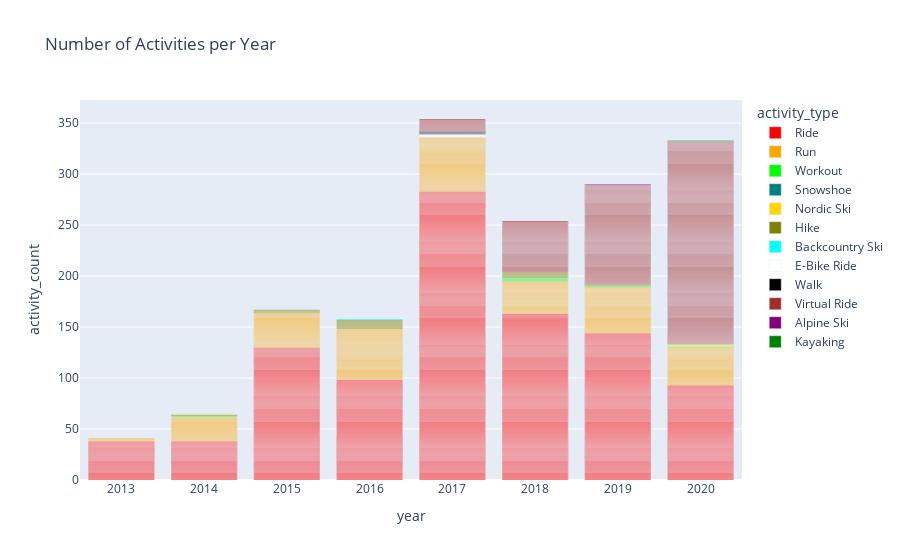

The code cell stored with this chart in its notebook:
### Code cell
fig = px.bar(data_strava, x="year", y="activity_count", color="activity_type", title="Number of Activities per Year",
                         color_discrete_sequence=["red","orange","lime","teal","gold","olive","cyan","white","black","brown","purple", "green", "blue", "yellow","goldenrod", "magenta"],
)
fig.show()

### Figure 1 — Plotly figure (JSON) as saved in the notebook; plotly's stock layout.template omitted (floating-point values rounded to 4 significant figures; data arrays with more than 128 entries replaced by an {"elided": "..."} marker saying what was removed)
{"data": [{"alignmentgroup": "True", "hovertemplate": "activity_type=Ride<br>year=%{x}<br>activity_count=%{y}<extra></extra>", "legendgroup": "Ride", "marker": {"color": "red"}, "name": "Ride", "offsetgroup": "Ride", "orientation": "v", "showlegend": true, "textposition": "auto", "type": "bar", "x": {"elided": "987 str values"}, "xaxis": "x", "y": {"elided": "987 int values"}, "yaxis": "y"}, {"alignmentgroup": "True", "hovertemplate": "activity_type=Run<br>year=%{x}<br>activity_count=%{y}<extra></extra>", "legendgroup": "Run", "marker": {"color": "orange"}, "name": "Run", "offsetgroup": "Run", "orientation": "v", "showlegend": true, "textposition": "auto", "type": "bar", "x": {"elided": "278 str values"}, "xaxis": "x", "y": {"elided": "278 int values"}, "yaxis": "y"}, {"alignmentgroup": "True", "hovertemplate": "activity_type=Workout<br>year=%{x}<br>activity_count=%{y}<extra></extra>", "legendgroup": "Workout", "marker": {"color": "lime"}, "name": "Workout", "offsetgroup": "Workout", "orientation": "v", "showlegend": true, "textposition": "auto", "type": "bar", "x": [" 2014", " 2018", " 2018", " 2018", " 2019", " 2020"], "xaxis": "x", "y": [1, 1, 1, 1, 1, 1], "yaxis": "y"}, {"alignmentgroup": "True", "hovertemplate": "activity_type=Snowshoe<br>year=%{x}<br>activity_count=%{y}<extra></extra>", "legendgroup": "Snowshoe", "marker": {"color": "teal"}, "name": "Snowshoe", "offsetgroup": "Snowshoe", "orientation": "v", "showlegend": true, "textposition": "auto", "type": "bar", "x": [" 2014"], "xaxis": "x", "y": [1], "yaxis": "y"}, {"alignmentgroup": "True", "hovertemplate": "activity_type=Nordic Ski<br>year=%{x}<br>activity_count=%{y}<extra></extra>", "legendgroup": "Nordic Ski", "marker": {"color": "gold"}, "name": "Nordic Ski", "offsetgroup": "Nordic Ski", "orientation": "v", "showlegend": true, "textposition": "auto", "type": "bar", "x": [" 2014", " 2020", " 2020"], "xaxis": "x", "y": [1, 1, 1], "yaxis": "y"}, {"alignmentgroup": "True", "hovertemplate": "activity_type=Hike<br>year=%{x}<br>activity_count=%{y}<extra></extra>", "legendgroup": "Hike", "marker": {"color": "olive"}, "name": "Hike", "offsetgroup": "Hike", "orientation": "v", "showlegend": true, "textposition": "auto", "type": "bar", "x": [" 2015", " 2015", " 2015", " 2016", " 2016", " 2016", " 2016", " 2016", " 2016", " 2016", " 2016", " 2016", " 2018", " 2018", " 2018", " 2018", " 2018", " 2018", " 2019", " 2019"], "xaxis": "x", "y": [1, 1, 1, 1, 1, 1, 1, 1, 1, 1, 1, 1, 1, 1, 1, 1, 1, 1, 1, 1], "yaxis": "y"}, {"alignmentgroup": "True", "hovertemplate": "activity_type=Backcountry Ski<br>year=%{x}<br>activity_count=%{y}<extra></extra>", "legendgroup": "Backcountry Ski", "marker": {"color": "cyan"}, "name": "Backcountry Ski", "offsetgroup": "Backcountry Ski", "orientation": "v", "showlegend": true, "textposition": "auto", "type": "bar", "x": [" 2016"], "xaxis": "x", "y": [1], "yaxis": "y"}, {"alignmentgroup": "True", "hovertemplate": "activity_type=E-Bike Ride<br>year=%{x}<br>activity_count=%{y}<extra></extra>", "legendgroup": "E-Bike Ride", "marker": {"color": "white"}, "name": "E-Bike Ride", "offsetgroup": "E-Bike Ride", "orientation": "v", "showlegend": true, "textposition": "auto", "type": "bar", "x": [" 2017", " 2017", " 2017"], "xaxis": "x", "y": [1, 1, 1], "yaxis": "y"}, {"alignmentgroup": "True", "hovertemplate": "activity_type=Walk<br>year=%{x}<br>activity_count=%{y}<extra></extra>", "legendgroup": "Walk", "marker": {"color": "black"}, "name": "Walk", "offsetgroup": "Walk", "orientation": "v", "showlegend": true, "textposition": "auto", "type": "bar", "x": [" 2017", " 2017", " 2017"], "xaxis": "x", "y": [1, 1, 1], "yaxis": "y"}, {"alignmentgroup": "True", "hovertemplate": "activity_type=Virtual Ride<br>year=%{x}<br>activity_count=%{y}<extra></extra>", "legendgroup": "Virtual Ride", "marker": {"color": "brown"}, "name": "Virtual Ride", "offsetgroup": "Virtual Ride", "orientation": "v", "showlegend": true, "textposition": "auto", "type": "bar", "x": {"elided": "358 str values"}, "xaxis": "x", "y": {"elided": "358 int values"}, "yaxis": "y"}, {"alignmentgroup": "True", "hovertemplate": "activity_type=Alpine Ski<br>year=%{x}<br>activity_count=%{y}<extra></extra>", "legendgroup": "Alpine Ski", "marker": {"color": "purple"}, "name": "Alpine Ski", "offsetgroup": "Alpine Ski", "orientation": "v", "showlegend": true, "textposition": "auto", "type": "bar", "x": [" 2019"], "xaxis": "x", "y": [1], "yaxis": "y"}, {"alignmentgroup": "True", "hovertemplate": "activity_type=Kayaking<br>year=%{x}<br>activity_count=%{y}<extra></extra>", "legendgroup": "Kayaking", "marker": {"color": "green"}, "name": "Kayaking", "offsetgroup": "Kayaking", "orientation": "v", "showlegend": true, "textposition": "auto", "type": "bar", "x": [" 2020"], "xaxis": "x", "y": [1], "yaxis": "y"}], "layout": {"barmode": "relative", "legend": {"title": {"text": "activity_type"}, "tracegroupgap": 0}, "title": {"text": "Number of Activities per Year"}, "xaxis": {"anchor": "y", "domain": [0, 1], "title": {"text": "year"}}, "yaxis": {"anchor": "x", "domain": [0, 1], "title": {"text": "activity_count"}}}}
